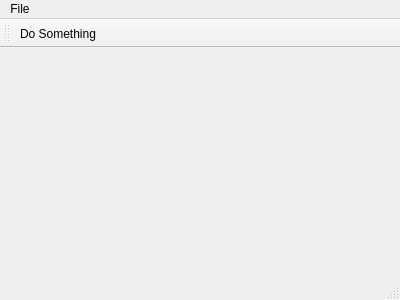
<?xml version="1.0" encoding="UTF-8"?>
<ui version="4.0">
 <class>MainWindow</class>
 <widget class="QMainWindow" name="MainWindow">
  <property name="geometry">
   <rect>
    <x>0</x>
    <y>0</y>
    <width>400</width>
    <height>300</height>
   </rect>
  </property>
  <property name="windowTitle">
   <string>MainWindow</string>
  </property>
  <widget class="QWidget" name="centralWidget"/>
  <widget class="QMenuBar" name="menuBar">
   <property name="geometry">
    <rect>
     <x>0</x>
     <y>0</y>
     <width>400</width>
     <height>19</height>
    </rect>
   </property>
   <widget class="QMenu" name="menuFile">
    <property name="title">
     <string>File</string>
    </property>
    <addaction name="actionDo_Something"/>
   </widget>
   <addaction name="menuFile"/>
  </widget>
  <widget class="QToolBar" name="mainToolBar">
   <attribute name="toolBarArea">
    <enum>TopToolBarArea</enum>
   </attribute>
   <attribute name="toolBarBreak">
    <bool>false</bool>
   </attribute>
   <addaction name="actionDo_Something"/>
  </widget>
  <widget class="QStatusBar" name="statusBar"/>
  <action name="actionDo_Something">
   <property name="text">
    <string>Do Something</string>
   </property>
  </action>
 </widget>
 <layoutdefault spacing="6" margin="11"/>
 <resources/>
 <connections/>
</ui>
